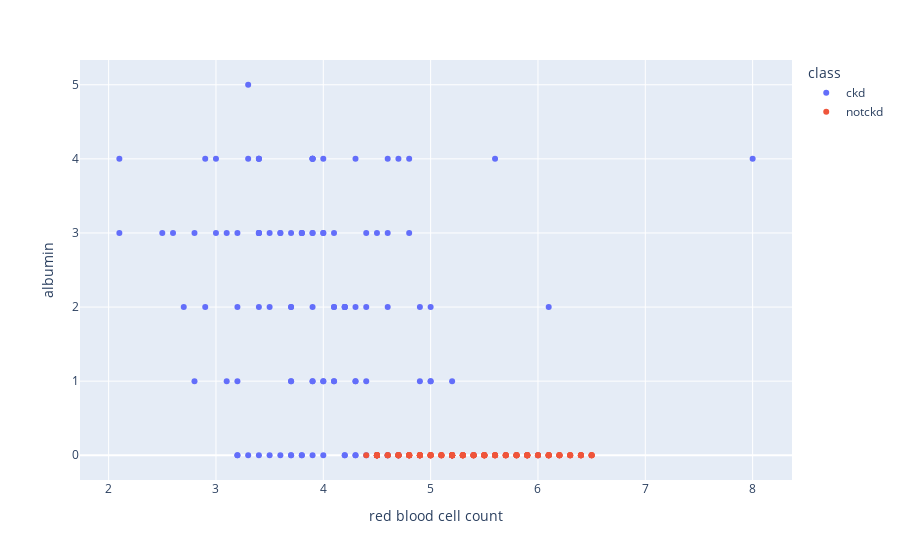

Here is the notebook cell this chart was saved with:
### Markdown cell above
If person having person having RBC's count between 35-56 he got less chances having chronic kidney disease

### Code cell
scatters('red blood cell count','albumin')

### Figure 1 — Plotly figure (JSON) as saved in the notebook; plotly's stock layout.template omitted (floating-point values rounded to 4 significant figures; data arrays with more than 128 entries replaced by an {"elided": "..."} marker saying what was removed)
{"data": [{"hovertemplate": "class=ckd<br>red blood cell count=%{x}<br>albumin=%{y}<extra></extra>", "legendgroup": "ckd", "marker": {"color": "#636efa", "symbol": "circle"}, "mode": "markers", "name": "ckd", "orientation": "v", "showlegend": true, "type": "scatter", "x": {"elided": "250 float values"}, "xaxis": "x", "y": {"elided": "250 int values"}, "yaxis": "y"}, {"hovertemplate": "class=notckd<br>red blood cell count=%{x}<br>albumin=%{y}<extra></extra>", "legendgroup": "notckd", "marker": {"color": "#EF553B", "symbol": "circle"}, "mode": "markers", "name": "notckd", "orientation": "v", "showlegend": true, "type": "scatter", "x": {"elided": "150 float values"}, "xaxis": "x", "y": {"elided": "150 int values"}, "yaxis": "y"}], "layout": {"legend": {"title": {"text": "class"}, "tracegroupgap": 0}, "margin": {"t": 60}, "xaxis": {"anchor": "y", "domain": [0, 1], "title": {"text": "red blood cell count"}}, "yaxis": {"anchor": "x", "domain": [0, 1], "title": {"text": "albumin"}}}}
